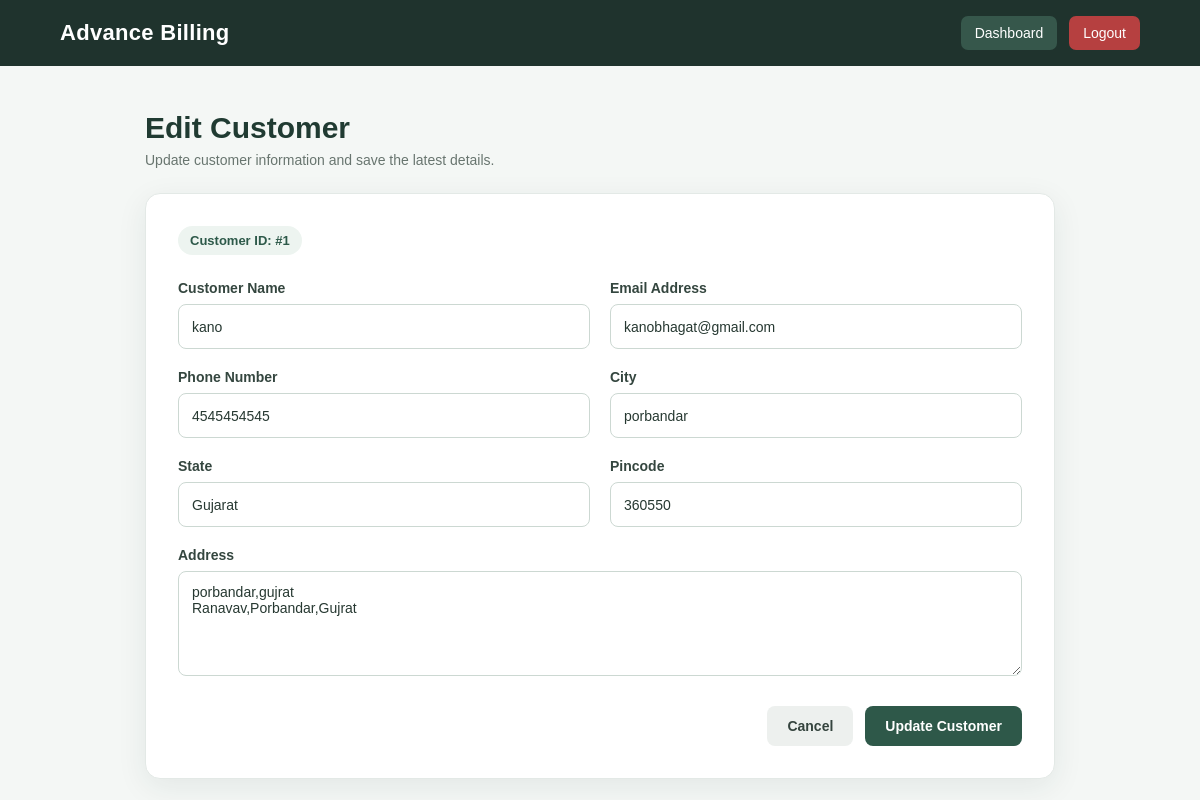
Screenshot of /customers/edit/1/ (signed in) with the database file from the repository.
### billing/models.py (models this page shows, shortened)
class Customer(models.Model):
    name = models.CharField(
        max_length=100
    )
    email = models.EmailField(
        max_length=150
    )
    phone = models.CharField(
        max_length=10
    )
    address = models.TextField()
    city = models.CharField(
        max_length=100
    )
    state = models.CharField(
        max_length=100
    )
    pincode = models.CharField(
        max_length=6
    )
    created_at = models.DateTimeField(
        auto_now_add=True
    )
    updated_at = models.DateTimeField(
        auto_now=True
    )
    class Meta:
        ordering = ["-created_at"]
        verbose_name = "Customer"
        verbose_name_plural = "Customers"

### billing/views.py (the view, shortened to what this page needs)
@login_required
def edit_customer(request, customer_id):
    try:
        customer = Customer.objects.get(id=customer_id)
    except Customer.DoesNotExist:
        messages.error(request, "Customer not found.")
        return redirect("customer_list")
    return render(
        request,
        "edit_customer.html",
        {
            "customer": customer
        }
    )

### templates/edit_customer.html (shortened to what this page needs)
<!DOCTYPE html>
<html lang="en">
<head>
</head>
<body>
<nav class="navbar">
    <div class="brand">
        Advance Billing
    </div>
    <div class="nav-links">
        <a
            href="{% url 'distributor_dashboard' %}"
            class="dashboard-link"
        >
            Dashboard
        </a>
        <a
            href="{% url 'user_logout' %}"
            class="logout-link"
        >
            Logout
        </a>
    </div>
</nav>
<main class="page">
    <div class="heading">
        <h1>
            Edit Customer
        </h1>
        <p>
            Update customer information and save the latest details.
        </p>
    </div>
    <div class="card">
        <div class="customer-id">
            Customer ID: #{{ customer.id }}
        </div>
        <form
            method="POST"
            id="editCustomerForm"
        >
            <div class="form-grid">
                <div class="form-group">
                    <label for="name">
                        Customer Name
                    </label>
                    <input
                        type="text"
                        id="name"
                        name="name"
                        value="{{ form_name|default:customer.name }}"
                        placeholder="Enter customer name"
                        maxlength="100"
                    >
                </div>
                <div class="form-group">
                    <label for="email">
                        Email Address
                    </label>
                    <input
                        type="email"
                        id="email"
                        name="email"
                        value="{{ form_email|default:customer.email }}"
                        placeholder="customer@example.com"
                        maxlength="150"
                    >
                </div>
                <div class="form-group">
                    <label for="phone">
                        Phone Number
                    </label>
                    <input
                        type="tel"
                        id="phone"
                        name="phone"
                        value="{{ form_phone|default:customer.phone }}"
                        placeholder="10 digit mobile number"
                        maxlength="10"
                    >
                </div>
                <div class="form-group">
                    <label for="city">
                        City
                    </label>
                    <input
                        type="text"
                        id="city"
                        name="city"
                        value="{{ form_city|default:customer.city }}"
                        placeholder="Enter city"
                        maxlength="100"
                    >
                </div>
                <div class="form-group">
                    <label for="state">
                        State
                    </label>
                    <input
                        type="text"
                        id="state"
                        name="state"
                        value="{{ form_state|default:customer.state }}"
                        placeholder="Enter state"
                        maxlength="100"
                    >
                </div>
                <div class="form-group">
                    <label for="pincode">
                        Pincode
                    </label>
                    <input
                        type="text"
                        id="pincode"
                        name="pincode"
                        value="{{ form_pincode|default:customer.pincode }}"
                        placeholder="6 digit pincode"
                        maxlength="6"
                    >
                </div>
                <div class="form-group full-width">
                    <label for="address">
                        Address
                    </label>
                    <textarea
                        id="address"
                        name="address"
                        placeholder="Enter complete address"
                    >{{ form_address|default:customer.address }}</textarea>
                </div>
            </div>
            <div class="buttons">
                <a
                    href="{% url 'customer_list' %}"
                    class="btn cancel-btn"
                >
                    Cancel
                </a>
                <button
                    type="submit"
                    class="btn update-btn"
                >
                    Update Customer
                </button>
            </div>
        </form>
    </div>
</main>
</body>
</html>

### templates/edit_customer.html (style rules this page uses)
* { margin: 0; padding: 0; box-sizing: border-box; font-family: Arial, sans-serif; }
body { min-height: 100vh; background: #f4f7f5; color: #1f2d29; }
.navbar { width: 100%; background: #1f332d; color: white; padding: 16px 5%; display: flex; justify-content: space-between; align-items: center; }
.brand { font-size: 22px; font-weight: bold; letter-spacing: 0.3px; }
.nav-links { display: flex; gap: 12px; align-items: center; }
.nav-links a { color: #ffffff; text-decoration: none; padding: 9px 14px; border-radius: 7px; font-size: 14px; }
.dashboard-link { background: #36574b; }
.logout-link { background: #b64040; }
.page { width: 100%; max-width: 950px; margin: 45px auto; padding: 0 20px; }
.heading { margin-bottom: 25px; }
.heading h1 { font-size: 30px; color: #203b32; margin-bottom: 7px; }
.heading p { color: #68756f; font-size: 14px; }
.card { background: #ffffff; border-radius: 15px; padding: 32px; box-shadow: 0 8px 30px rgba(31, 51, 45, 0.08); border: 1px solid #e3e9e6; }
.customer-id { display: inline-block; background: #edf4f0; color: #2d5949; padding: 7px 12px; border-radius: 20px; font-size: 13px; font-weight: bold; margin-bottom: 25px; }
.form-grid { display: grid; grid-template-columns: repeat(2, 1fr); gap: 20px; }
.form-group { display: flex; flex-direction: column; }
.full-width { grid-column: 1 / -1; }
label { font-size: 14px; font-weight: 600; color: #34463f; margin-bottom: 8px; }
input, textarea { width: 100%; border: 1px solid #ccd8d2; border-radius: 8px; padding: 12px 13px; font-size: 14px; color: #263831; background: #ffffff; outline: none; transition: 0.2s; }
input { height: 45px; }
textarea { min-height: 105px; resize: vertical; }
.buttons { margin-top: 30px; display: flex; gap: 12px; justify-content: flex-end; }
.btn { border: none; border-radius: 8px; padding: 12px 20px; font-size: 14px; font-weight: 600; cursor: pointer; text-decoration: none; display: inline-flex; align-items: center; justify-content: center; }
.cancel-btn { background: #edf0ee; color: #35443e; }
.update-btn { background: #2e5849; color: white; }

### rows the page displays
Customer: id "1", name "kano", email "kanobhagat@gmail.com", phone "4545454545", city "porbandar", state "Gujarat", pincode "360550", address "porbandar,gujrat Ranavav,Porbandar,Gujrat"
